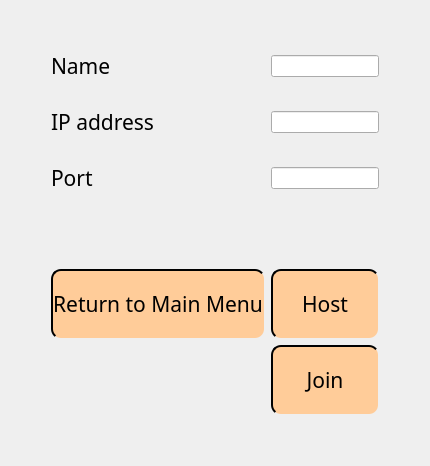
      <widget class="QWidget" name="OnlinePage">
       <property name="styleSheet">
        <string notr="true">QWidget#OnlinePage {
	border-image: url(./MainMenuImage.png)
}</string>
       </property>
       <layout class="QGridLayout" name="gridLayout_2">
        <item row="6" column="1">
         <spacer name="verticalSpacer_8">
          <property name="orientation">
           <enum>Qt::Vertical</enum>
          </property>
          <property name="sizeType">
           <enum>QSizePolicy::Minimum</enum>
          </property>
          <property name="sizeHint" stdset="0">
           <size>
            <width>20</width>
            <height>70</height>
           </size>
          </property>
         </spacer>
        </item>
        <item row="3" column="3">
         <spacer name="horizontalSpacer_3">
          <property name="orientation">
           <enum>Qt::Horizontal</enum>
          </property>
          <property name="sizeHint" stdset="0">
           <size>
            <width>40</width>
            <height>20</height>
           </size>
          </property>
         </spacer>
        </item>
        <item row="9" column="1">
         <spacer name="verticalSpacer_6">
          <property name="orientation">
           <enum>Qt::Vertical</enum>
          </property>
          <property name="sizeHint" stdset="0">
           <size>
            <width>20</width>
            <height>40</height>
           </size>
          </property>
         </spacer>
        </item>
        <item row="8" column="2">
         <widget class="QPushButton" name="joinButton">
          <property name="minimumSize">
           <size>
            <width>100</width>
            <height>70</height>
           </size>
          </property>
          <property name="font">
           <font>
            <family>Bauhaus 93</family>
            <pointsize>16</pointsize>
           </font>
          </property>
          <property name="styleSheet">
           <string notr="true">QPushButton {
	background-color: #FFCC99;
	border-style: outset;
	border-width: 2px;
	border-radius: 10px;
}
QPushButton:hover {
	background-color: #FFC080;
	border-style: outset;
	border-width: 2px;
	border-radius: 10px;
}</string>
          </property>
          <property name="text">
           <string>Join</string>
          </property>
         </widget>
        </item>
        <item row="5" column="2">
         <widget class="QLineEdit" name="portLineEdit"/>
        </item>
        <item row="3" column="1">
         <widget class="QLabel" name="label_2">
          <property name="font">
           <font>
            <family>Bauhaus 93</family>
            <pointsize>16</pointsize>
           </font>
          </property>
          <property name="text">
           <string>IP address</string>
          </property>
         </widget>
        </item>
        <item row="5" column="1">
         <widget class="QLabel" name="label_3">
          <property name="font">
           <font>
            <family>Bauhaus 93</family>
            <pointsize>16</pointsize>
           </font>
          </property>
          <property name="text">
           <string>Port</string>
          </property>
         </widget>
        </item>
        <item row="0" column="1">
         <spacer name="verticalSpacer_5">
          <property name="orientation">
           <enum>Qt::Vertical</enum>
          </property>
          <property name="sizeHint" stdset="0">
           <size>
            <width>20</width>
            <height>40</height>
           </size>
          </property>
         </spacer>
        </item>
        <item row="3" column="0">
         <spacer name="horizontalSpacer_4">
          <property name="orientation">
           <enum>Qt::Horizontal</enum>
          </property>
          <property name="sizeHint" stdset="0">
           <size>
            <width>40</width>
            <height>20</height>
           </size>
          </property>
         </spacer>
        </item>
        <item row="7" column="2">
         <widget class="QPushButton" name="hostButton">
          <property name="minimumSize">
           <size>
            <width>100</width>
            <height>70</height>
           </size>
          </property>
          <property name="font">
           <font>
            <family>Bauhaus 93</family>
            <pointsize>16</pointsize>
           </font>
          </property>
          <property name="styleSheet">
           <string notr="true">QPushButton {
	background-color: #FFCC99;
	border-style: outset;
	border-width: 2px;
	border-radius: 10px;
}
QPushButton:hover {
	background-color: #FFC080;
	border-style: outset;
	border-width: 2px;
	border-radius: 10px;
}</string>
          </property>
          <property name="text">
           <string>Host</string>
          </property>
         </widget>
        </item>
        <item row="3" column="2">
         <widget class="QLineEdit" name="IPAddressLineEdit"/>
        </item>
        <item row="4" column="1">
         <spacer name="verticalSpacer_7">
          <property name="orientation">
           <enum>Qt::Vertical</enum>
          </property>
          <property name="sizeType">
           <enum>QSizePolicy::Minimum</enum>
          </property>
          <property name="sizeHint" stdset="0">
           <size>
            <width>20</width>
            <height>20</height>
           </size>
          </property>
         </spacer>
        </item>
        <item row="1" column="1">
         <widget class="QLabel" name="label_12">
          <property name="font">
           <font>
            <family>Bauhaus 93</family>
            <pointsize>16</pointsize>
           </font>
          </property>
          <property name="text">
           <string>Name</string>
          </property>
         </widget>
        </item>
        <item row="7" column="1">
         <widget class="QPushButton" name="pushButton">
          <property name="minimumSize">
           <size>
            <width>200</width>
            <height>70</height>
           </size>
          </property>
          <property name="font">
           <font>
            <family>Bauhaus 93</family>
            <pointsize>16</pointsize>
           </font>
          </property>
          <property name="styleSheet">
           <string notr="true">QPushButton {
	background-color: #FFCC99;
	border-style: outset;
	border-width: 2px;
	border-radius: 10px;
}
QPushButton:hover {
	background-color: #FFC080;
	border-style: outset;
	border-width: 2px;
	border-radius: 10px;
}</string>
          </property>
          <property name="text">
           <string>Return to Main Menu</string>
          </property>
         </widget>
        </item>
        <item row="2" column="1">
         <spacer name="verticalSpacer_14">
          <property name="orientation">
           <enum>Qt::Vertical</enum>
          </property>
          <property name="sizeType">
           <enum>QSizePolicy::Minimum</enum>
          </property>
          <property name="sizeHint" stdset="0">
           <size>
            <width>20</width>
            <height>20</height>
           </size>
          </property>
         </spacer>
        </item>
        <item row="1" column="2">
         <widget class="QLineEdit" name="nameLineEdit"/>
        </item>
       </layout>
      </widget>
